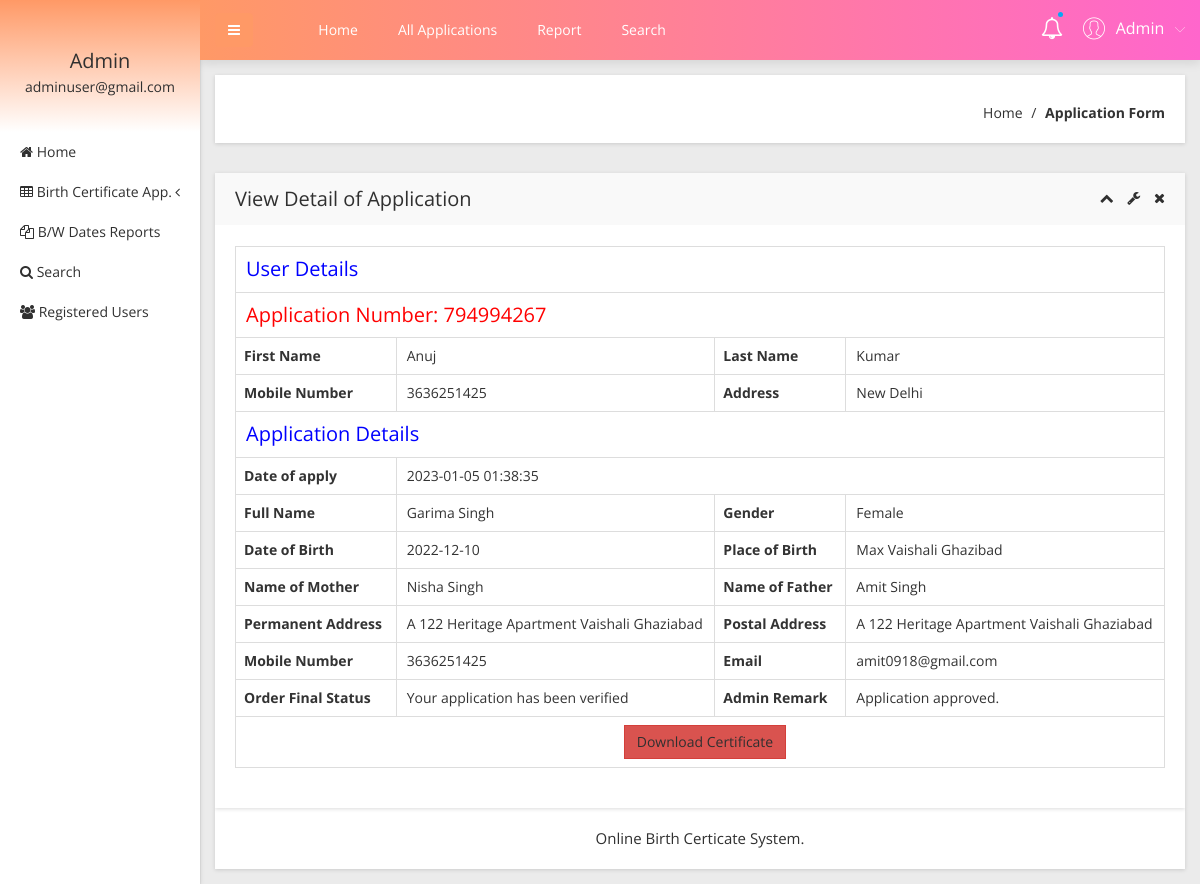
The app's page /obcs/admin/view-application-detail.php?viewid=1 (signed in) with its own data.
### tables this page shows
CREATE TABLE `tblapplication` (
  `ID` int(10) NOT NULL,
  `UserID` int(5) NOT NULL,
  `ApplicationID` varchar(200) DEFAULT NULL,
  `DateofBirth` varchar(200) DEFAULT NULL,
  `Gender` varchar(50) DEFAULT NULL,
  `FullName` varchar(200) DEFAULT NULL,
  `PlaceofBirth` varchar(200) DEFAULT NULL,
  `NameofFather` varchar(200) DEFAULT NULL,
  `NameOfMother` varchar(120) DEFAULT NULL,
  `PermanentAdd` mediumtext DEFAULT NULL,
  `PostalAdd` mediumtext DEFAULT NULL,
  `MobileNumber` bigint(10) DEFAULT NULL,
  `Email` varchar(200) DEFAULT NULL,
  `Dateofapply` timestamp NULL DEFAULT current_timestamp(),
  `Remark` varchar(200) DEFAULT NULL,
  `Status` varchar(50) DEFAULT NULL,
  `UpdationDate` timestamp NULL DEFAULT NULL ON UPDATE current_timestamp()
);

CREATE TABLE `tbluser` (
  `ID` int(10) NOT NULL,
  `FirstName` varchar(200) DEFAULT NULL,
  `LastName` varchar(200) DEFAULT NULL,
  `MobileNumber` bigint(10) DEFAULT NULL,
  `Address` mediumtext DEFAULT NULL,
  `Password` varchar(200) NOT NULL,
  `RegDate` timestamp NULL DEFAULT current_timestamp()
);

### obcs/admin/view-application-detail.php (the view, shortened to what this page needs)
<?php
include('includes/dbconnection.php');
if (strlen($_SESSION['obcsaid']==0)) {
  header('location:logout.php');
  } else{
  ?>
<!doctype html>
<html class="no-js" lang="en">
<head>
    <link rel="stylesheet" href="css/bootstrap.min.css">
    <link rel="stylesheet" href="css/font-awesome.min.css">
    <link rel="stylesheet" href="css/adminpro-custon-icon.css">
    <link rel="stylesheet" href="css/meanmenu.min.css">
    <link rel="stylesheet" href="css/jquery.mCustomScrollbar.min.css">
    <link rel="stylesheet" href="css/animate.css">
    <link rel="stylesheet" href="css/data-table/bootstrap-table.css">
    <link rel="stylesheet" href="css/data-table/bootstrap-editable.css">
    <link rel="stylesheet" href="css/normalize.css">
    <link rel="stylesheet" href="css/c3.min.css">
    <link rel="stylesheet" href="style.css">
    <link rel="stylesheet" href="css/responsive.css">
</head>
<body class="materialdesign">
    <div class="wrapper-pro">
      <?php include_once('includes/sidebar.php');?>
        <?php include_once('includes/header.php');?>
            <div class="breadcome-area mg-b-30 small-dn">
                <div class="container-fluid">
                    <div class="row">
                        <div class="col-lg-12">
                            <div class="breadcome-list shadow-reset">
                                <div class="row">
                                    <div class="col-lg-12">
                                        <ul class="breadcome-menu">
                                            <li><a href="dashboard.php">Home</a> <span class="bread-slash">/</span>
                                            </li>
                                            <li><span class="bread-blod">Application Form</span>
                                            </li>
                                        </ul>
                                    </div>
                                </div>
                            </div>
                        </div>
                    </div>
                </div>
            </div>
            <div class="data-table-area mg-b-15">
                <div class="container-fluid">
                    <div class="row">
                        <div class="col-lg-12">
                            <div class="sparkline13-list shadow-reset">
                                <div class="sparkline13-hd">
                                    <div class="main-sparkline13-hd">
                                        <h1>View <span class="table-project-n">Detail of</span> Application</h1>
                                        <div class="sparkline13-outline-icon">
                                            <span class="sparkline13-collapse-link"><i class="fa fa-chevron-up"></i></span>
                                            <span><i class="fa fa-wrench"></i></span>
                                            <span class="sparkline13-collapse-close"><i class="fa fa-times"></i></span>
                                        </div>
                                    </div>
                                </div>
                                <div class="sparkline13-graph">
                                    <div class="datatable-dashv1-list custom-datatable-overright">
                                         <?php
                               $vid=$_GET['viewid'];
$sql="SELECT tblapplication.*,tbluser.FirstName,tbluser.LastName,tbluser.MobileNumber,tbluser.Address from  tblapplication join  tbluser on tblapplication.UserID=tbluser.ID where tblapplication.ID=:vid";
$query = $dbh -> prepare($sql);
$query-> bindParam(':vid', $vid, PDO::PARAM_STR);
$query->execute();
$results=$query->fetchAll(PDO::FETCH_OBJ);
$cnt=1;
if($query->rowCount() > 0)
{
foreach($results as $row)
{               ?>
                                <table border="1" class="table table-bordered">
 <tr align="center">
<td colspan="4" style="font-size:20px;color:blue">
 User Details</td></tr>
<tr align="center">
<td colspan="4" style="font-size:20px;color:red">
 Application Number:   <?php  echo $row->ApplicationID;?></td></tr>
    <tr>
    <th scope>First Name</th>
    <td><?php  echo $row->FirstName;?></td>
    <th scope>Last Name</th>
    <td><?php  echo $row->LastName;?></td>
  </tr>
  <tr>
    <th scope>Mobile Number</th>
    <td><?php  echo $row->MobileNumber;?></td>
    <th>Address</th>
    <td><?php  echo $row->Address;?></td>
  </tr>
<tr align="center">
<td colspan="4" style="font-size:20px;color:blue">
 Application Details</td></tr>
 <tr>
         <th scope>Date of apply</th>
    <td colspan="3"><?php  echo $row->Dateofapply;?></td>
 </tr>
 <tr>
    <th scope>Full Name</th>
    <td><?php  echo $row->FullName;?></td>
    <th scope>Gender</th>
    <td><?php  echo $row->Gender;?></td>
  </tr>
   <tr>
    <th scope>Date of Birth</th>
    <td><?php  echo $row->DateofBirth;?></td>
    <th scope>Place of Birth</th>
    <td><?php  echo $row->PlaceofBirth;?></td>
  </tr>
  <tr>
    <th scope>Name of Mother</th>
    <td><?php  echo $row->NameOfMother;?></td>
       <th scope>Name of Father</th>
    <td><?php  echo $row->NameofFather;?></td>
  </tr>
   <tr>
<th scope>Permanent Address</th>
    <td><?php  echo $row->PermanentAdd;?></td>
    <th scope>Postal Address</th>
    <td><?php  echo $row->PostalAdd;?></td>
  </tr>
   <tr>
        <th scope>Mobile Number</th>
    <td><?php  echo $row->MobileNumber;?></td>
    <th scope>Email</th>
    <td><?php  echo $row->Email;?></td>
  </tr>
  <tr>
     <th>Order Final Status</th>
    <td> <?php  $status=$row->Status;
if($row->Status=="Verified")
{
  echo "Your application has been verified";
}
     ;?></td>
     <th >Admin Remark</th>
    <?php if($row->Status==""){ ?>
                     <td><?php echo "Your application has still pending"; ?></td>
<?php } else { ?>                  <td><?php  echo htmlentities($row->Remark);?>
                  </td>
                  <?php } ?>
  </tr>
<?php  if($row->Status=='Verified'): ?>
    <tr>
        <td colspan="4" style="text-align:center;">
    <a href="download-certificate.php?cid=<?php  echo $row->ApplicationID;?>" class="btn btn-danger">
    Download Certificate</a></td>
</tr>
<?php endif;?>
  <?php $cnt=$cnt+1;}} ?>
</table>
                    </div>
                </div>
            </div>
        </div>
    </div>
  <?php include_once('includes/footer.php');?>
</body>
</html><?php }  ?>

### obcs/admin/includes/sidebar.php (shortened to what this page needs)
     <?php
include('includes/dbconnection.php');
if (strlen($_SESSION['obcsaid']==0)) {
  header('location:logout.php');
  } else{
  ?>
  <div class="left-sidebar-pro">
            <nav id="sidebar">
                <div class="sidebar-header">
                    <?php
$aid=$_SESSION['obcsaid'];
$sql="SELECT AdminName,Email from  tbladmin where ID=:aid";
$query = $dbh -> prepare($sql);
$query->bindParam(':aid',$aid,PDO::PARAM_STR);
$query->execute();
$results=$query->fetchAll(PDO::FETCH_OBJ);
$cnt=1;
if($query->rowCount() > 0)
{
foreach($results as $row)
{               ?>
                    <h3> <?php  echo $row->AdminName;?></h3>
                    <p> <?php  echo $row->Email;?></p>
                  <?php $cnt=$cnt+1;}} ?>
                </div>
                <div class="left-custom-menu-adp-wrap">
                    <ul class="nav navbar-nav left-sidebar-menu-pro">
                        <li class="nav-item">
                            <a href="dashboard.php" role="button" aria-expanded="false"><i class="fa big-icon fa-home"></i> <span class="mini-dn">Home</span> </a>
                        </li>
                        <li class="nav-item"><a href="#" data-toggle="dropdown" role="button" aria-expanded="false" class="nav-link dropdown-toggle"><i class="fa big-icon fa-table"></i> <span class="mini-dn">Birth Certificate App.</span> <span class="indicator-right-menu mini-dn"><i class="fa indicator-mn fa-angle-left"></i></span></a>
                        </li>
                        <li class="nav-item">
                            <a href="between-dates-report.php" role="button" aria-expanded="false"><i class="fa big-icon fa-files-o"></i> <span class="mini-dn">B/W Dates Reports</span> </a>
                        </li>
                        <li class="nav-item">
                            <a href="search.php" role="button" aria-expanded="false"><i class="fa fa-search"></i> <span class="mini-dn">Search</span> </a>
                        </li>
                             <li class="nav-item">
                            <a href="  registered-users.php" role="button" aria-expanded="false"><i class="fa fa-users"></i> <span class="mini-dn">Registered Users</span> </a>
                        </li>
                    </ul>
                </div>
            </nav>
        </div>
        <?php }  ?>

### obcs/admin/includes/header.php (shortened to what this page needs)
      <?php
include('includes/dbconnection.php');
if (strlen($_SESSION['obcsaid']==0)) {
  header('location:logout.php');
  } else{
  ?>
 <div class="content-inner-all">
            <div class="header-top-area">
                <div class="fixed-header-top">
                    <div class="container-fluid">
                        <div class="row">
                            <div class="col-lg-1 col-md-6 col-sm-6 col-xs-12">
                                <button type="button" id="sidebarCollapse" class="btn bar-button-pro header-drl-controller-btn btn-info navbar-btn">
                                    <i class="fa fa-bars"></i>
                                </button>
                            </div>
                            <div class="col-lg-6 col-md-1 col-sm-1 col-xs-12">
                                <div class="header-top-menu tabl-d-n">
                                    <ul class="nav navbar-nav mai-top-nav">
                                        <li class="nav-item"><a href="dashboard.php" class="nav-link">Home</a>
                                        </li>
                                        <li class="nav-item"><a href="all-applications.php" class="nav-link">All Applications</a>
                                        </li>
                                        <li class="nav-item"><a href="between-dates-report.php" class="nav-link">Report</a>
                                        </li>
                                        <li class="nav-item"><a href="search.php" class="nav-link">Search</a>
                                        </li>
                                    </ul>
                                </div>
                            </div>
                            <div class="col-lg-5 col-md-5 col-sm-6 col-xs-12">
                                <div class="header-right-info">
                                    <ul class="nav navbar-nav mai-top-nav header-right-menu">
                                        <li class="nav-item"><a href="new-birth-application.php" data-toggle="dropdown" role="button" aria-expanded="false" class="nav-link dropdown-toggle"><i class="fa fa-bell-o" aria-hidden="true"></i><span class="indicator-nt"></span></a>
                                        </li>
                                        <li class="nav-item">
                                            <a href="#" data-toggle="dropdown" role="button" aria-expanded="false" class="nav-link dropdown-toggle">
                                                <?php
$aid=$_SESSION['obcsaid'];
$sql="SELECT AdminName,Email from  tbladmin where ID=:aid";
$query = $dbh -> prepare($sql);
$query->bindParam(':aid',$aid,PDO::PARAM_STR);
$query->execute();
$results=$query->fetchAll(PDO::FETCH_OBJ);
$cnt=1;
if($query->rowCount() > 0)
{
foreach($results as $row)
{               ?>
                                                <span class="adminpro-icon adminpro-user-rounded header-riht-inf"></span>
                                                <span class="admin-name"><?php  echo $row->AdminName;?></span>
                                                <span class="author-project-icon adminpro-icon adminpro-down-arrow"></span><?php $cnt=$cnt+1;}} ?>
                                            </a>
                                        </li>
                                    </ul>
                                </div>
                            </div>
                        </div>
                    </div>
                </div>
            </div><?php }  ?>

### records on screen
tblapplication: ApplicationID "794994267", UserID.FirstName "Anuj", UserID.LastName "Kumar", UserID.MobileNumber "3636251425", UserID.Address "New Delhi", Dateofapply "2023-01-05 01:38:35", FullName "Garima Singh", Gender "Female", DateofBirth "2022-12-10", PlaceofBirth "Max Vaishali Ghazibad", NameOfMother "Nisha Singh", NameofFather "Amit Singh", PermanentAdd "A 122 Heritage Apartment Vaishali Ghaziabad", PostalAdd "A 122 Heritage Apartment Vaishali Ghaziabad", Email "amit0918@gmail.com", Status "Your application has been verified", Remark "Application approved."

### other values on screen
$row->AdminName "Admin"
$row->Email "adminuser@gmail.com"
